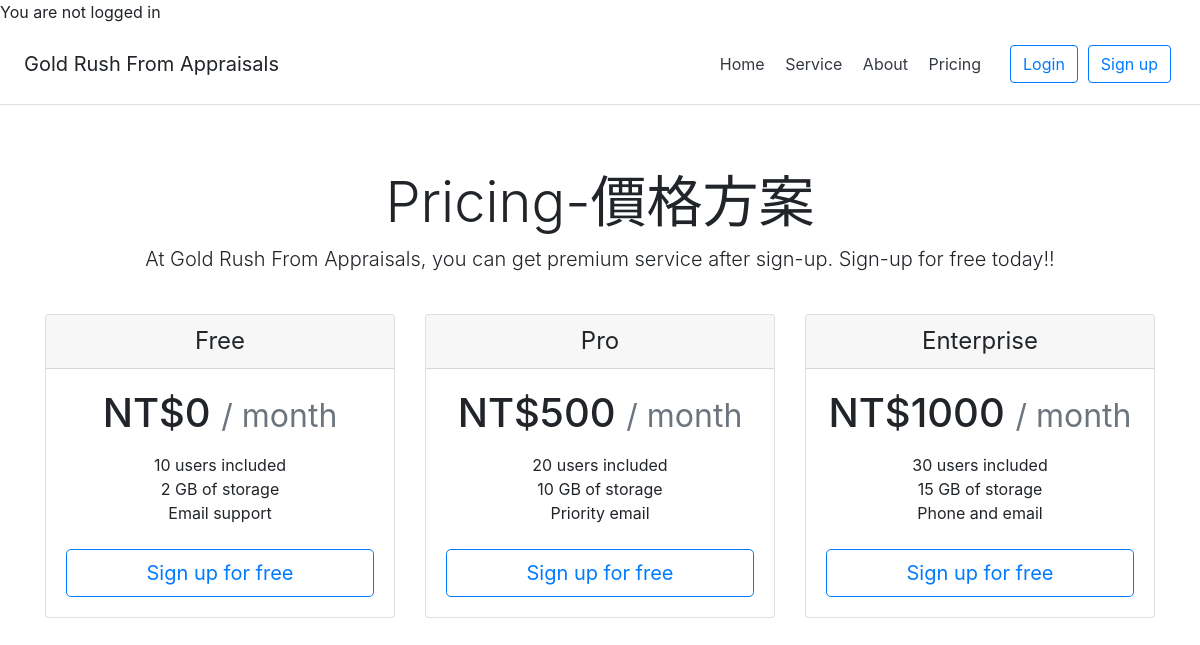
The page /pricing/ on the database its author committed.
### users/models.py (models this page shows, shortened)
class Pricing(models.Model):
	title = models.CharField(max_length=20)
	price = models.CharField(max_length=20)
	content_1 = models.CharField(max_length=20)
	content_2 = models.CharField(max_length=20, blank=True)
	content_3 = models.CharField(max_length=20, blank=True)
	conten_4 = models.CharField(max_length=20, blank=True)

### users/views.py (the view)
# urls.py: path('pricing/',pricing), #new
def pricing(request):
	pricing_list = list(Pricing.objects.all())
	return render(request, 'pricing.html', {'pricing_list': pricing_list})

### templates/pricing.html (shortened to what this page needs)
{% extends 'base.html' %}
{% block pricing %}
    <div class="pricing-header px-3 py-3 pt-md-5 pb-md-4 mx-auto text-center">
      <h1 class="display-4">Pricing-價格方案</h1>
      <p class="lead">At Gold Rush From Appraisals, you can get premium service after sign-up. Sign-up for free today!!</p>
    </div>
    <div class="container">
      <div class="card-deck mb-3 text-center">
        {% for pricing in pricing_list %}
        <div class="card mb-4 box-shadow">
          <div class="card-header">
            <h4 class="my-0 font-weight-normal">{{ pricing.title }}</h4>
          </div>
          <div class="card-body">
            <h1 class="card-title pricing-card-title">NT${{ pricing.price }} <small class="text-muted">/ month</small></h1>
            <ul class="list-unstyled mt-3 mb-4">
              <li>{{ pricing.content_1 }}</li>
              <li>{{ pricing.content_2 }}</li>
              <li>{{ pricing.content_3 }}</li>
            </ul>
            <button type="button" class="btn btn-lg btn-block btn-outline-primary"><a href="/accounts/signup/">Sign up for free</a></button>
          </div>
        </div>
        {% endfor %}
      </div>
    </div>
{% endblock %}

### templates/base.html (shortened to what this page needs)
<!DOCTYPE html>
<html>
<head>
	<link href="//djangogirlstaipei.github.io/assets/css/style.css" rel="stylesheet" type="text/css">
	<link rel="stylesheet" href="https://stackpath.bootstrapcdn.com/bootstrap/4.5.0/css/bootstrap.min.css">
 	<link href="//maxcdn.bootstrapcdn.com/font-awesome/4.2.0/css/font-awesome.min.css" rel="stylesheet" type="text/css">
</head>
	{% block signup %}
    <body class="text-center" data-gr-c-s-loaded="true">
        <main class="bg-white">
	{% if user.is_authenticated %}
	Hi {{ user.username }}, you are login
	<a href="{% url 'logout' %}">logout</a>
	{% else %}
	<a>You are not logged in</a>
	{% endif %}
        </main>
	<main>
		    <div class="d-flex flex-column flex-md-row align-items-center p-3 px-md-4 mb-3 bg-white border-bottom box-shadow">
		    	<h5 class="my-0 mr-md-auto font-weight-normal">Gold Rush From Appraisals</h5>
		    	<br>
		        <nav class="my-2 my-md-0 mr-md-3">
		         	<a class="p-2 text-dark" href="/">Home</a>
		        	<a class="p-2 text-dark" href="/Chart/">Service</a>
		        	<a class="p-2 text-dark" href="/about/">About</a>
		        	<a class="p-2 text-dark" href="/pricing/">Pricing</a>
		        </nav>
		        	<a class="btn btn-outline-primary" href="{% url 'login' %}">Login</a>
		        	<a class="btn btn-outline-primary" href="/accounts/signup/">Sign up</a>
		    </div>
		    {% block pricing %}
		    {% endblock %}
		</main>
	</body>
	{% endblock %}
</html>

### rows shown on the page
Pricing: title "Free", price "0", content_1 "10 users included", content_2 "2 GB of storage", content_3 "Email support"
Pricing: title "Pro", price "500", content_1 "20 users included", content_2 "10 GB of storage", content_3 "Priority email"
Pricing: title "Enterprise", price "1000", content_1 "30 users included", content_2 "15 GB of storage", content_3 "Phone and email"
